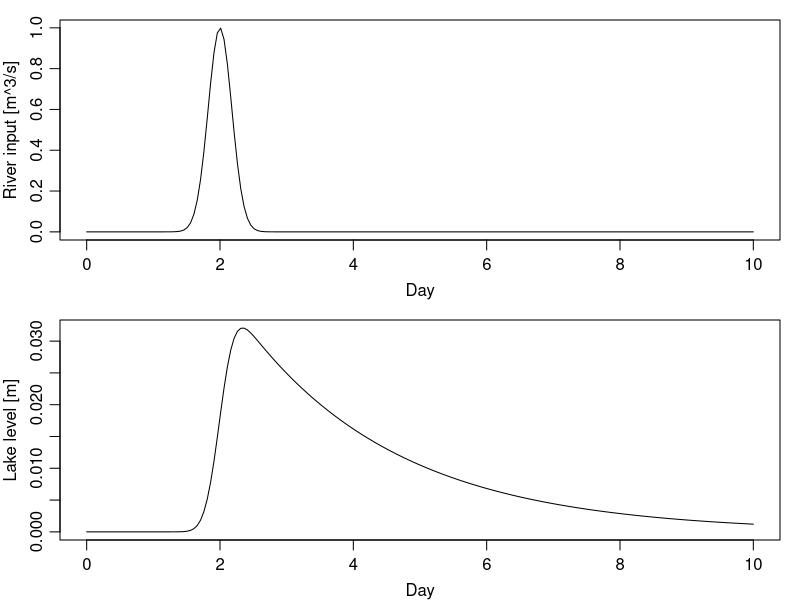

The R source for this figure:
png("2014-03-16-box-model.png")
library(deSolve)
IC <- 0
parms <- list(A = 1e6, gamma = 5)
sperday <- 86400 # seconds per day
times <- seq(0, 10 * sperday, length.out = 200)
F <- function(t) {
    ifelse(t > sperday & t < 3 * sperday, exp(-(t - 2 * sperday)^2 / (0.25 * sperday)^2), 0)
}
DE <- function(t, y, parms) {
    h <- y[1]
    dhdt <- (F(t) - parms$gamma * h) / parms$A
    list(dhdt)
}
sol <- lsoda(IC, times, DE, parms)
par(mfrow = c(2, 1), mar = c(3, 3, 1, 1), mgp = c(2, 0.7, 0))
h <- sol[, 2]
Day <- times / 86400
plot(Day, F(times), type = "l", ylab = "River input [m^3/s]")
plot(Day, h, type = "l", ylab = "Lake level [m]")
dev.off()
